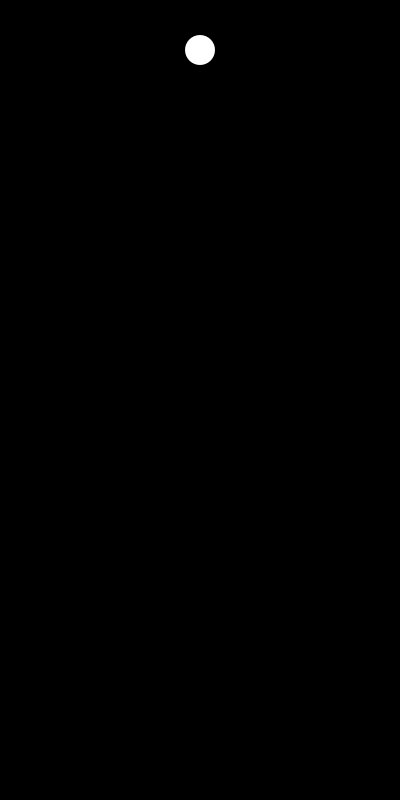
Frame 1 (no input)
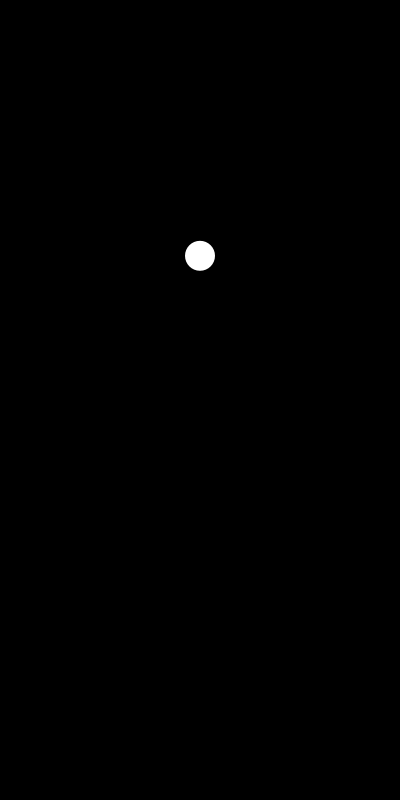
Frame 60 (the mouse pressed at the canvas centre just before this capture)
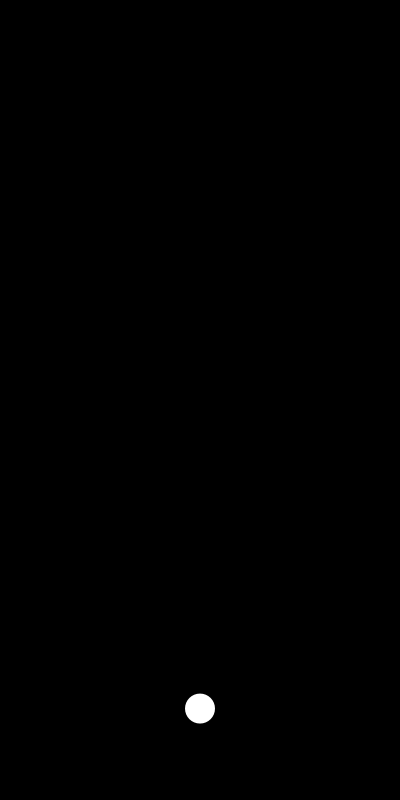
Frame 120 (the mouse held since frame 60 and released just before this capture)

The Processing sketch that drew these frames (run headless with seeded random() and noise(); from frame 60 on, the mouse is pressed at the canvas centre):

// Processing sketch: gravity_and_ball_test
// ── gravity_and_ball_test.pde
float xpos = 200;
float ypos = 50;
float vy = 0;
float gravity = 0.98;
float bounce = -1;

void setup() 
{
  size(400,800);
  smooth();
  noStroke();
}
void draw() 
{
  background(0);
  ellipse(xpos, ypos, 30, 30);
  
// I've separated out the change in velocity and the change in position
//so that you can see what's happening
  vy += gravity;
  ypos += vy;
  if(ypos > height - 15)
  {
    vy *= bounce;
  }
  println(vy);
}
